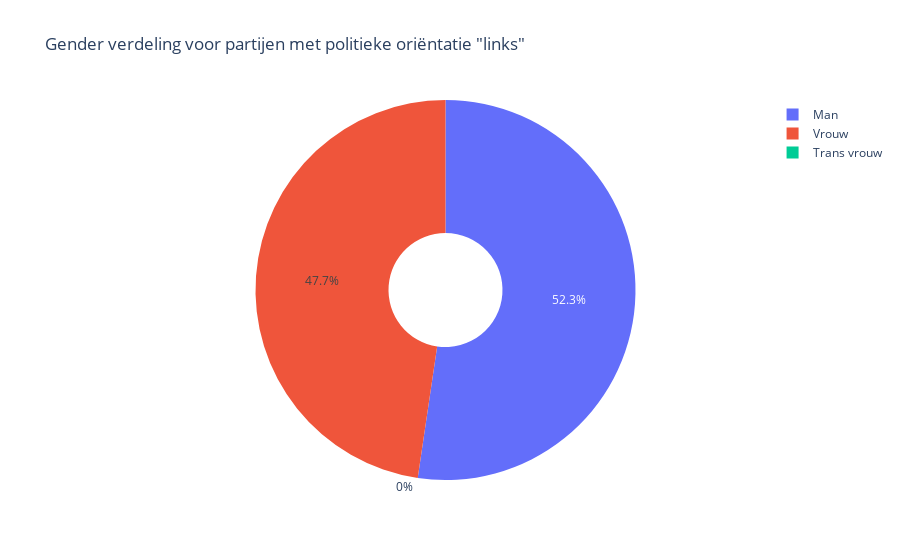
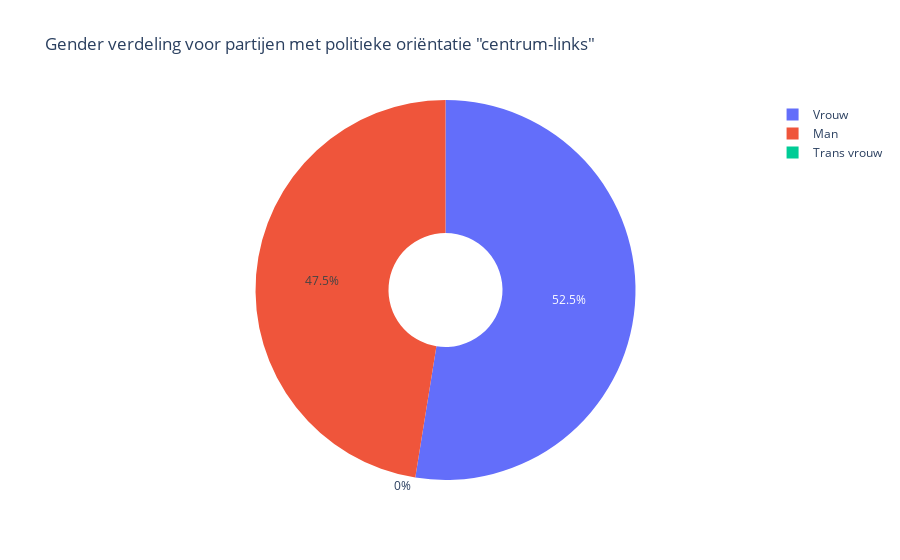
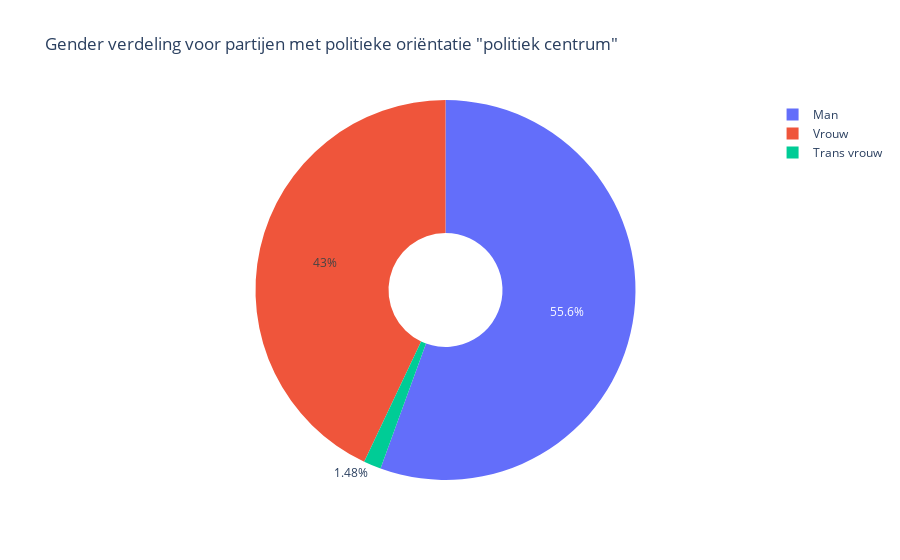
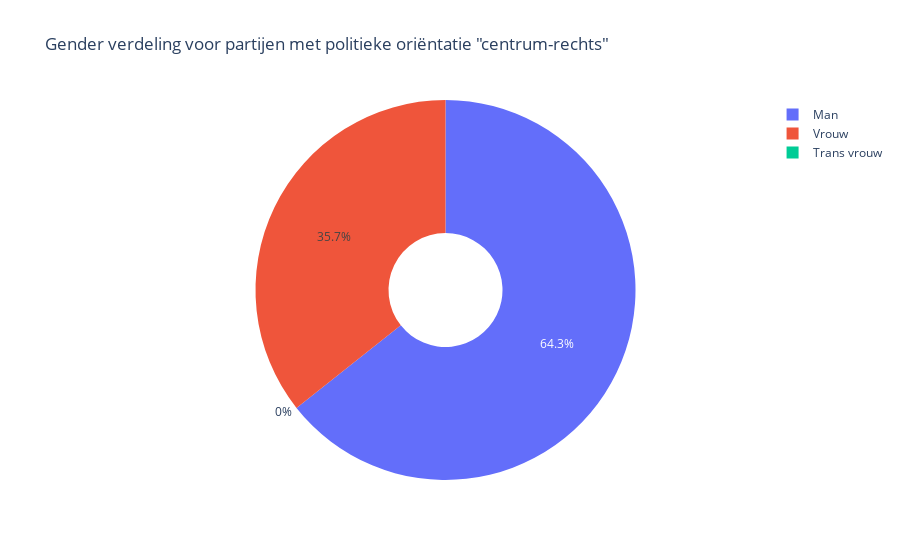

Notebook cell for these charts, in order:
### Code cell
import numpy as np
gender_df = member_df.copy()
gender_df['Man'] = [True if x == 'mannelijk' else np.nan for x in member_df['genderLabel.value'].tolist()]
gender_df['Vrouw'] = [True if x == 'vrouwelijk' else np.nan for x in member_df['genderLabel.value'].tolist()]
gender_df['Trans vrouw'] = [True if x == 'transvrouw' else np.nan for x in member_df['genderLabel.value'].tolist()]
gender_df['Onbekend'] = [True if x == np.nan else np.nan for x in member_df['genderLabel.value'].tolist()]

gender_alignment_df = gender_df.groupby(['alignmentLabel.value']).count()
gender_alignment_df = gender_alignment_df[['Man', 'Vrouw', 'Trans vrouw']]
gender_alignment_df = gender_alignment_df.reindex(['links', 'centrum-links', 'politiek centrum', 'centrum-rechts', 'rechts', 'extreem-rechts'])

for x in range(len(gender_alignment_df)):
  alignment = gender_alignment_df.index.tolist()[x]
  M = gender_alignment_df['Man'].tolist()[x]
  V = gender_alignment_df['Vrouw'].tolist()[x]
  TV = gender_alignment_df['Trans vrouw'].tolist()[x]

  labels = ['Man','Vrouw','Trans vrouw']
  values = [M,V,TV]
  fig2= go.Figure(data=[go.Pie(labels=labels, values=values, hole=.3)], layout=go.Layout(title='Gender verdeling voor partijen met politieke oriëntatie "' + alignment + '"'))
  fig2.show()

### Figure 1 — Plotly figure (JSON) as saved in the notebook; plotly's stock layout.template omitted (floating-point values rounded to 4 significant figures)
{"data": [{"hole": 0.3, "labels": ["Man", "Vrouw", "Trans vrouw"], "type": "pie", "values": [56, 51, 0]}], "layout": {"title": {"text": "Gender verdeling voor partijen met politieke oriëntatie \"links\""}}}

### Figure 2 — Plotly figure (JSON) as saved in the notebook; plotly's stock layout.template omitted (floating-point values rounded to 4 significant figures)
{"data": [{"hole": 0.3, "labels": ["Man", "Vrouw", "Trans vrouw"], "type": "pie", "values": [56, 62, 0]}], "layout": {"title": {"text": "Gender verdeling voor partijen met politieke oriëntatie \"centrum-links\""}}}

### Figure 3 — Plotly figure (JSON) as saved in the notebook; plotly's stock layout.template omitted (floating-point values rounded to 4 significant figures)
{"data": [{"hole": 0.3, "labels": ["Man", "Vrouw", "Trans vrouw"], "type": "pie", "values": [75, 58, 2]}], "layout": {"title": {"text": "Gender verdeling voor partijen met politieke oriëntatie \"politiek centrum\""}}}

### Figure 4 — Plotly figure (JSON) as saved in the notebook; plotly's stock layout.template omitted (floating-point values rounded to 4 significant figures)
{"data": [{"hole": 0.3, "labels": ["Man", "Vrouw", "Trans vrouw"], "type": "pie", "values": [74, 41, 0]}], "layout": {"title": {"text": "Gender verdeling voor partijen met politieke oriëntatie \"centrum-rechts\""}}}
